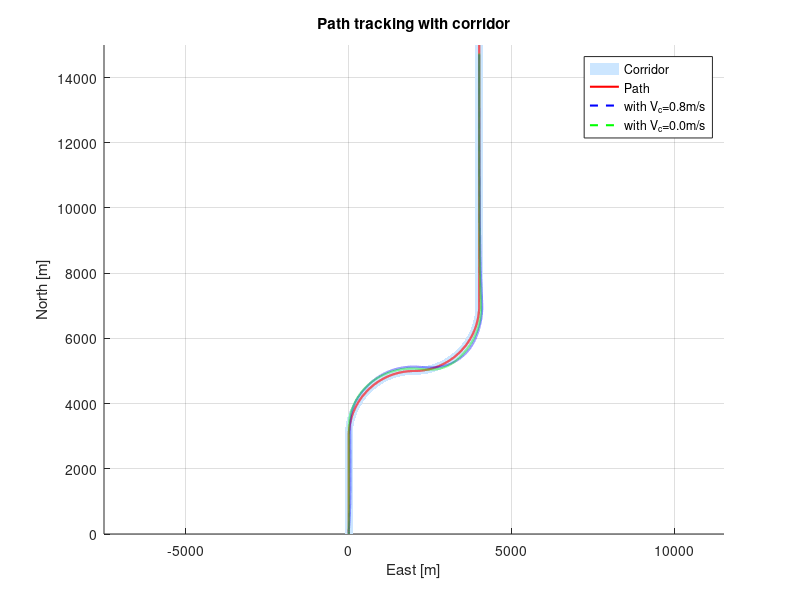
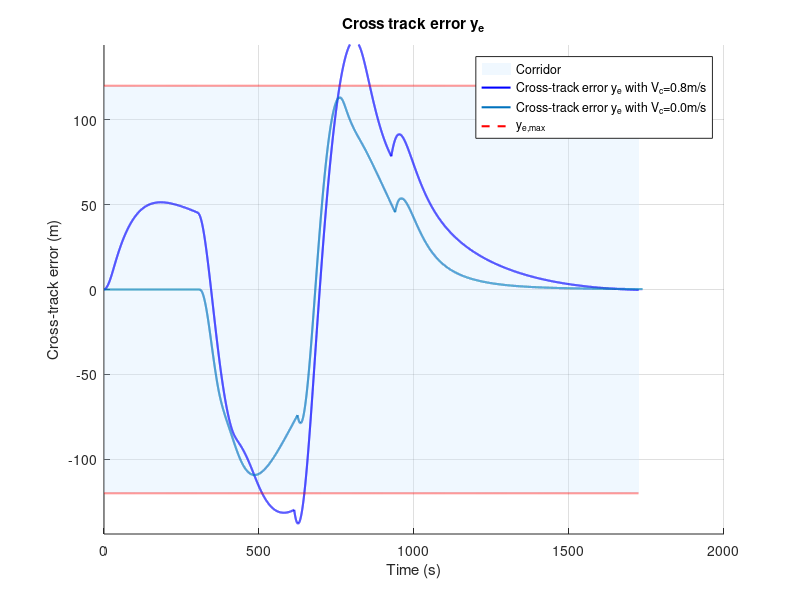
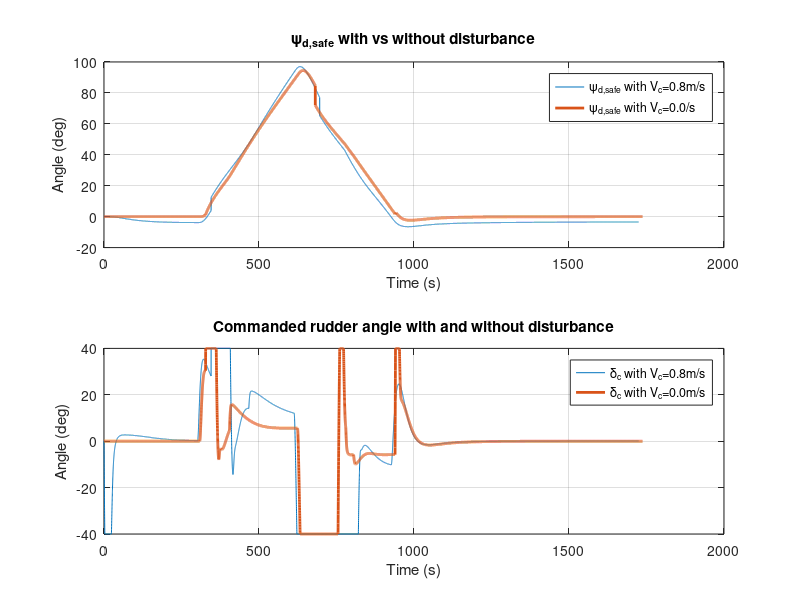

The MATLAB script that drew these images, in order:
clc; clear; close all;

with = load('simdata_CBF_consecutive_w_d.mat');   % loads simdata and t
without = load('simdata_CBF_consecutive_wo_d.mat');   % loads simdata and t

t_without = without.t;
t_with    = with.t;

% --- without ---
u_without           = without.simdata(:,1);                 % m/s
v_without           = without.simdata(:,2);                 % m/s
r_without           = without.simdata(:,3);                 % rad/s
r_deg_without       = (180/pi) * r_without;                 % deg/s
x_without           = without.simdata(:,4);                 % m
y_without           = without.simdata(:,5);                 % m
psi_without         = without.simdata(:,6);                 % rad
psi_deg_without     = (180/pi) * psi_without;               % deg
delta_deg_without   = (180/pi) * without.simdata(:,7);       % deg
n_without           = without.simdata(:,8);                  % rpm
n_c_without         = without.simdata(:,10);                 % rpm
delta_c_deg_without = (180/pi) * without.simdata(:,9);        % deg
u_d_without         = without.simdata(:,11);                 % m/s
psi_d_without       = without.simdata(:,12);                 % rad
psi_d_deg_without   = (180/pi) * psi_d_without;              % deg
r_d_without         = without.simdata(:,13);                 % rad/s
r_d_deg_without     = (180/pi) * r_d_without;                % deg/s
beta_without        = without.simdata(:,14);                 % rad
beta_deg_without    = (180/pi) * beta_without;               % deg
beta_c_without      = without.simdata(:,15);                 % rad
beta_c_deg_without  = (180/pi) * beta_c_without;             % deg
x_p_without         = without.simdata(:,16);                 % m
y_p_without         = without.simdata(:,17);                 % m
delta_without       = without.simdata(:,18);                 % m
psi_ref_without     = without.simdata(:,19);                 % rad
psi_ref_deg_without = (180/pi) * psi_ref_without;            % deg
y_e_max_without     = without.simdata(:,20);                 % m
dx_p_without        = without.simdata(:,21);
dy_p_without        = without.simdata(:,22);
y_e_without         = without.simdata(:,23);                 % m
psi_d_safe_without      = without.simdata(:,24);             % rad
psi_d_safe_deg_without  = (180/pi) * psi_d_safe_without;     % deg
cbf_val_without         = without.simdata(:,25);

% --- with ---
u_with           = with.simdata(:,1);                 % m/s
v_with           = with.simdata(:,2);                 % m/s
r_with           = with.simdata(:,3);                 % rad/s
r_deg_with       = (180/pi) * r_with;                 % deg/s
x_with           = with.simdata(:,4);                 % m
y_with           = with.simdata(:,5);                 % m
psi_with         = with.simdata(:,6);                 % rad
psi_deg_with     = (180/pi) * psi_with;               % deg
delta_deg_with   = (180/pi) * with.simdata(:,7);       % deg
n_with           = with.simdata(:,8);                  % rpm
n_c_with         = with.simdata(:,10);                 % rpm
delta_c_deg_with = (180/pi) * with.simdata(:,9);        % deg
u_d_with         = with.simdata(:,11);                 % m/s
psi_d_with       = with.simdata(:,12);                 % rad
psi_d_deg_with   = (180/pi) * psi_d_with;              % deg
r_d_with         = with.simdata(:,13);                 % rad/s
r_d_deg_with     = (180/pi) * r_d_with;                % deg/s
beta_with        = with.simdata(:,14);                 % rad
beta_deg_with    = (180/pi) * beta_with;               % deg
beta_c_with      = with.simdata(:,15);                 % rad
beta_c_deg_with  = (180/pi) * beta_c_with;             % deg
x_p_with         = with.simdata(:,16);                 % m
y_p_with         = with.simdata(:,17);                 % m
delta_with       = with.simdata(:,18);                 % m
psi_ref_with     = with.simdata(:,19);                 % rad
psi_ref_deg_with = (180/pi) * psi_ref_with;            % deg
y_e_max_with     = with.simdata(:,20);                 % m
dx_p_with        = with.simdata(:,21);
dy_p_with        = with.simdata(:,22);
y_e_with         = with.simdata(:,23);                 % m
psi_d_safe_with      = with.simdata(:,24);             % rad
psi_d_safe_deg_with  = (180/pi) * psi_d_safe_with;     % deg
cbf_val_with         = with.simdata(:,25);

% corridor boundaries
x_right = x_p_with - y_e_max_with .* dy_p_with;
y_right = y_p_with + y_e_max_with .* dx_p_with;
x_left = x_p_with + y_e_max_with .* dy_p_with;
y_left = y_p_with - y_e_max_with .* dx_p_with;

figure(1); hold on; axis equal; grid on;
fill([y_left; flipud(y_right)], [x_left; flipud(x_right)], ...
    [0.8 0.9 1.0], 'EdgeColor','none', 'DisplayName','Corridor');
plot(y_p_with, x_p_with, 'r-', 'LineWidth',1.5, 'DisplayName','Path')
plot(y_with, x_with, 'b--', 'LineWidth',1.5, 'DisplayName','with V_c=0.8m/s')
plot(y_without, x_without, 'g--', 'LineWidth',1.5, 'DisplayName','with V_c=0.0m/s')
xlabel('East [m]'); ylabel('North [m]');    % Remember x,y is opposide because of NED
title('Path tracking with corridor');
legend;

figure(2); hold on; grid on;
fill([t_with'; flipud(t_with')], [y_e_max_with; flipud(-y_e_max_with)], [0.8 0.9 1.0], ...
    'EdgeColor', 'none', 'FaceAlpha', 0.3, 'DisplayName', 'Corridor');
xlabel('Time (s)'); ylabel('Cross-track error (m)');
plot(t_with, y_e_with, 'b', 'LineWidth', 1.5, 'DisplayName', 'Cross-track error y_e with V_c=0.8m/s');
plot(t_without, y_e_without, '-', 'LineWidth', 1.5, 'DisplayName', 'Cross-track error y_e with V_c=0.0m/s');
plot(t_with, y_e_max_with, 'r--', 'LineWidth', 1.5, 'DisplayName', 'y_{e,max}');
plot(t_with, -y_e_max_with, 'r--', 'LineWidth', 1.5, 'HandleVisibility', 'off');
title('Cross track error y_e');
legend; ylim([-1.2*max(y_e_max_with), 1.2*max(y_e_max_with)]);

figure(3);
subplot(211)
plot(t_with, psi_d_safe_deg_with,'-', t_without, psi_d_safe_deg_without,'-', 'linewidth', 2);
title('\psi_{d,safe} with vs without disturbance'); xlabel('Time (s)'); ylabel('Angle (deg)');
legend('\psi_{d,safe} with V_c=0.8m/s', '\psi_{d,safe} with V_c=0.0/s')
grid on;
subplot(212)
plot(t_with,delta_c_deg_with, t_without,delta_c_deg_without, '-','linewidth',2);
title('Commanded rudder angle with and without disturbance'); xlabel('Time (s)'); ylabel('Angle (deg)');
legend('\delta_c with V_c=0.8m/s','\delta_c with V_c=0.0m/s')
grid on;
